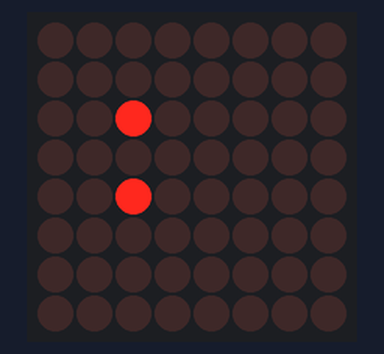
Recording of a sketch running on a simulated Arduino Uno, built with avr-gcc and run on an emulated ATmega328P. On the bench: 8×8 LED matrix. What the sketch prints to the serial monitor is not drawn.

Above: at 0.1 s.

The sketch:

serial-to-matrix-NO-scroll.ino
```cpp
/*
 * SplitSplit sketch
 * split a comma-separated string NO SCROLL
 */
#include <Wire.h>

#include "Adafruit_LEDBackpack.h"
#include "Adafruit_GFX.h"

int y, z, x, cx, cy;

Adafruit_8x8matrix matrix = Adafruit_8x8matrix();
byte incomingByte;

//String  text = "xxx,78F,Partly Cloudy,Peter,Paul,Mary";  // an example string
String  text = ":::::";  // an example string
String  message = text; // holds text not yet split
int     commaPosition;  // the position of the next comma in the string


void setup()
{
  Serial.println("split Test");

  //matrix.setBrightness(1);
  matrix.setRotation(1);
  matrix.begin(0x70);  // pass in the address
  Serial.begin(9600);

}

void loop(){
  matrix.clear();
  matrix.setBrightness(1);

  Serial.println(message);          // show the source string

  matrix.clear();
  matrix.setBrightness(1);
  matrix.setCursor(x,0);
  Serial.println(message);
  matrix.setTextSize(1);
  matrix.setTextWrap(false);  // we dont want text to wrap so it scrolls nicely
  matrix.setTextColor(LED_ON);


  matrix.setCursor(x,0);

  matrix.print(message);
  matrix.writeDisplay();
  delay(66);


  //matrix.clear();


}
```
